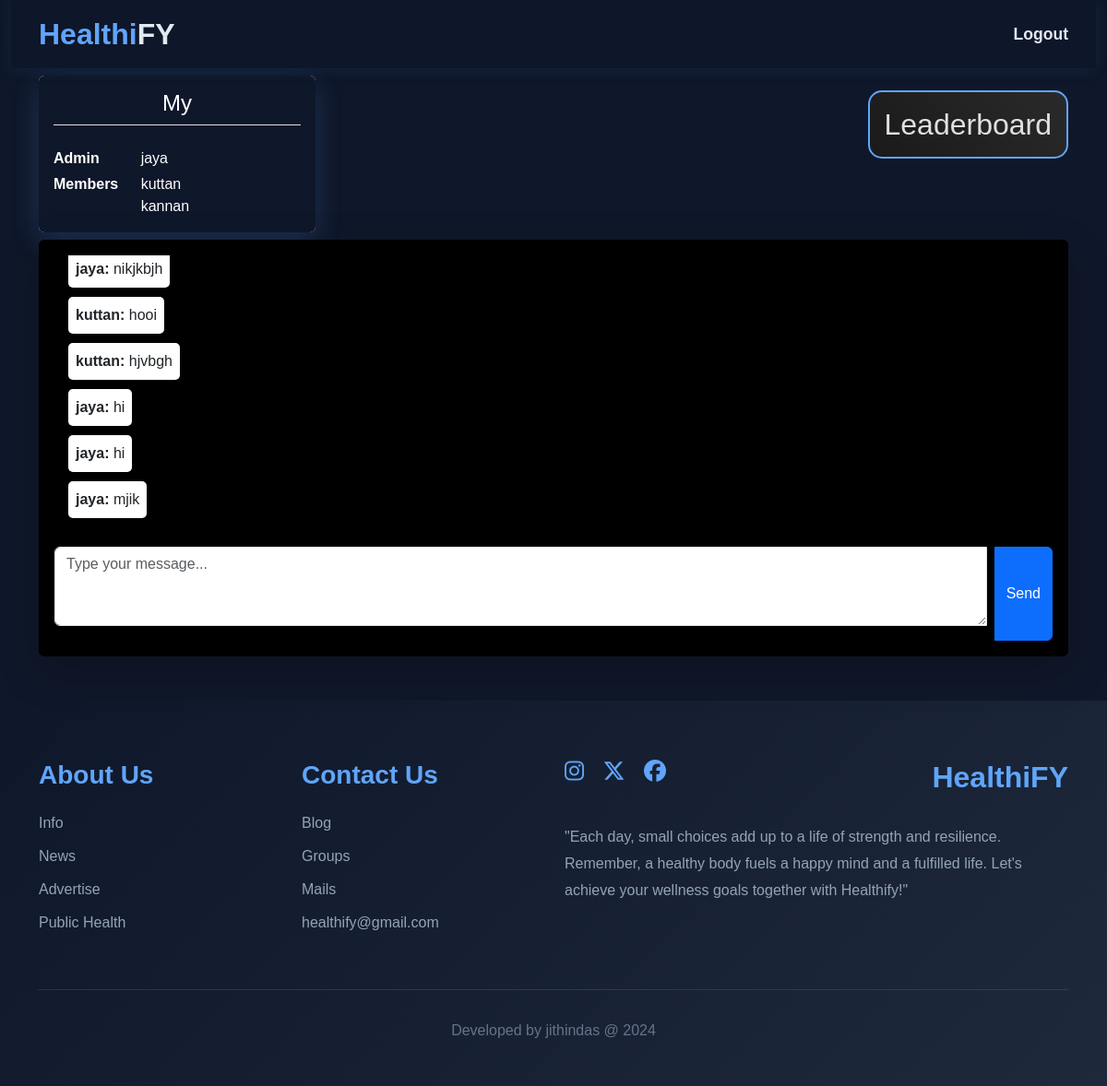
/community_detail/1, run on the app's committed database.
### web/models.py (models this page shows, shortened)
class Community(models.Model):
    name = models.CharField(max_length=255)
    description=models.TextField(null=True,blank=True)
    creator = models.ForeignKey(User, on_delete=models.CASCADE, related_name='created_community')
    members = models.ManyToManyField(User, related_name='communities')
    created_date=models.DateField(auto_now_add=True)
    updated_date=models.DateField(auto_now=True)

class Chat(models.Model):
    community = models.ForeignKey('Community', on_delete=models.CASCADE, related_name='messages')
    sender = models.ForeignKey(User, on_delete=models.CASCADE, related_name='sent_messages')
    message = models.TextField()
    timestamp = models.DateTimeField(auto_now_add=True)

### web/views.py (the view, shortened to what this page needs)
# urls.py: path('community_detail/<int:pk>',Community_Detail_View.as_view(),name='community_detail'),
class Community_Detail_View(View):
    def get(self, request, *args, **kwargs):
        id = kwargs.get('pk')
        community = get_object_or_404(Community, id=id)
        creator=community.creator
        member=community.members.all()
        form = Chat_Form()
        chats = Chat.objects.filter(community=community).order_by("timestamp")  # Fetch messages
        return render(request, 'community.html', {'community': community, 'form': form, 'chats': chats,'creator':creator,'member':member})

### web/forms.py
class Chat_Form(forms.ModelForm):
    class Meta:
        model=Chat
        fields=['message']
        widgets = {
            'message': forms.Textarea(attrs={
                'class': 'form-control',
                'placeholder': 'Type your message...',
                'rows': 3
            }),
        }

### web/templates/community.html (shortened to what this page needs)
{% extends 'profile_update.html' %}
{% load static %}
{% block content %}
<head>
    <link rel="stylesheet" href="https://cdn.jsdelivr.net/npm/bootstrap@5.3.0/dist/css/bootstrap.min.css">
</head>
<div class="container my-2 main d-flex justify-content-between">
    <div class="card shadow-sm border-0" style="width: 300px;">
        <div class="card-body crd rounded">
            <h4 class="card-title text-center mb-4 pb-2 border-bottom crd-title">{{ community.name }}</h4>
            <div class="row g-3">
                <div class="col-4">
                    <p class="fw-bold mb-1 crd-p">Admin</p>
                    <p class="fw-bold mb-0 crd-p">Members</p>
                </div>
                <div class="col-8">
                    <p class=" mb-1 crd-p">{{creator}}</p>
                    {%for i in member%}
                    <p class=" mb-0 crd-p">{{i}}</p>
                    {%endfor%}
                </div>
            </div>
        </div>
    </div>
    <div class="">
        <a class="btn_a" href="{% url 'community_leaderboard' community.id %}">
            <div class="feature-button text-center">
                <h1 class="card_heading">Leaderboard</h1>
            </div>
        </a>
    </div>
</div>
<div class="container mb-5 mt-1">
    <div class="card shadow-lg msg">
        <div class="card-body">
            <div id="chat-box" class="chat-box mb-3">
                {% for chat in chats %}
                <div class="chat-message {% if chat.sender == request.user %}sent{% else %}received{% endif %}"
                    id="message-{{ chat.id }}">
                    <div class="message-content">
                        <strong>{{ chat.sender.username }}:</strong> {{ chat.message }}
                    </div>
                </div>
                {% empty %}
                <p class="text-muted text-center">No messages yet.</p>
                {% endfor %}
            </div>
            <form method="post" id="chat-form">
                <div class="input-group">
                    {{ form.message }}
                    <button type="submit" class="btn btn-primary ms-2">Send</button>
                </div>
            </form>
        </div>
    </div>
</div>
{% endblock content %}

### web/templates/profile_update.html (style rules this page uses)
* { margin: 0; padding: 0; box-sizing: border-box; font-family: 'Poppins', sans-serif; }
body { background: #0f172a; color: #e2e8f0; }
.form-control { background: #0f172a; border: 2px solid #334155; border-radius: 10px; padding: 0.75rem; margin-bottom: 1rem; transition: all 0.3s ease; color: #e2e8f0; }

### web/templates/community.html (style rules this page uses)
body { background: #0f172a; }
.chat-box { height: 300px; overflow-y: auto; background: rgba(0, 0, 0, 0.416); padding: 10px; border-radius: 8px; display: flex; flex-direction: column; }
.chat-message { padding: 8px; margin: 5px; border-radius: 5px; max-width: 80%; position: relative; }
.received { align-self: flex-start; background-color: white; }
.feature-button { background: linear-gradient(45deg, #1a1a1a, #2a2a2a); border: 2px solid #60a5fa; border-radius: 15px; padding: 1rem; margin: 1rem 0; transition: all 0.3s ease; cursor: pointer; position: relative; overflow: hidden; }
.feature-button::before { content: ''; position: absolute; top: 0; left: -100%; width: 100%; height: 100%; background: linear-gradient( 90deg, transparent, rgba(96, 165, 250, 0.2), transparent ); transition: 0.5s; }
.btn_a { text-decoration: none; }
.card_heading { color: #e0e0e0; text-align: center; font-size: 2rem; margin: 0; }
.crd { background-color: #0f172a; box-shadow: 0 10px 30px rgba(96, 165, 250, 0.2); }
.crd-title,.crd-p { color: white; }
.msg { background-color: black; }

### data on the page
Community: name "My"
Chat: sender.username "jaya", message "nikjkbjh"
Chat: sender.username "kuttan", message "hooi"
Chat: sender.username "kuttan", message "hjvbgh"
Chat: sender.username "jaya", message "hi"
Chat: sender.username "jaya", message "hi"
Chat: sender.username "jaya", message "mjik"

### other printed values
{{ creator }} "jaya"
{{ i }} "kuttan"
{{ i }} "kannan"
